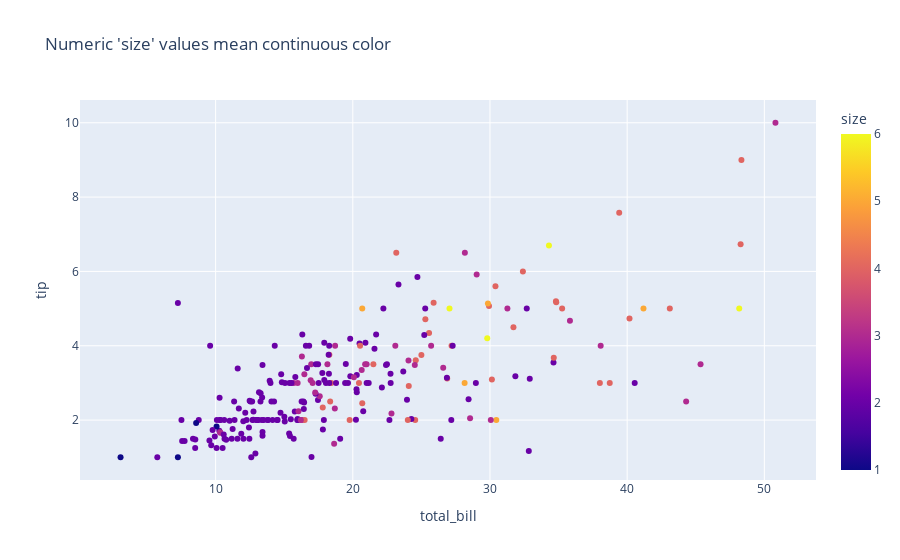

The notebook cell this image was saved under:
### Markdown cell above
# Numeric value "size" means continuous color

### Code cell
fig = px.scatter(tips, x="total_bill", y="tip", color="size",
                 title="Numeric 'size' values mean continuous color")
fig.show()

### Figure 1 — Plotly figure (JSON) as saved in the notebook; plotly's stock layout.template omitted (floating-point values rounded to 4 significant figures; data arrays with more than 128 entries replaced by an {"elided": "..."} marker saying what was removed)
{"data": [{"hovertemplate": "total_bill=%{x}<br>tip=%{y}<br>size=%{marker.color}<extra></extra>", "legendgroup": "", "marker": {"color": {"elided": "244 int values"}, "coloraxis": "coloraxis", "symbol": "circle"}, "mode": "markers", "name": "", "orientation": "v", "showlegend": false, "type": "scatter", "x": {"elided": "244 float values"}, "xaxis": "x", "y": {"elided": "244 float values"}, "yaxis": "y"}], "layout": {"coloraxis": {"colorbar": {"title": {"text": "size"}}, "colorscale": [[0, "#0d0887"], [0.1111, "#46039f"], [0.2222, "#7201a8"], [0.3333, "#9c179e"], [0.4444, "#bd3786"], [0.5556, "#d8576b"], [0.6667, "#ed7953"], [0.7778, "#fb9f3a"], [0.8889, "#fdca26"], [1, "#f0f921"]]}, "legend": {"tracegroupgap": 0}, "title": {"text": "Numeric 'size' values mean continuous color"}, "xaxis": {"anchor": "y", "domain": [0, 1], "title": {"text": "total_bill"}}, "yaxis": {"anchor": "x", "domain": [0, 1], "title": {"text": "tip"}}}}
